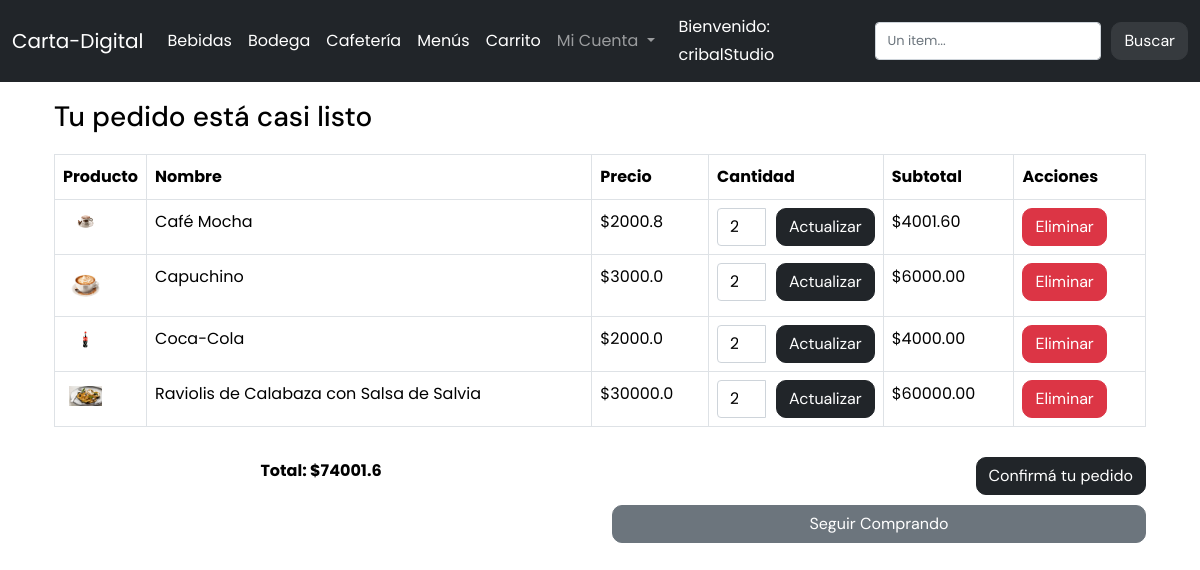
Screenshot of /carro/ (signed in) with the database file from the repository.
### carta/models.py (models this page shows, shortened)
class PedidoItem(models.Model):
    pedido = models.ForeignKey(Pedido, on_delete=models.CASCADE, related_name="pedido_item")
    item = models.ForeignKey(Item, on_delete=models.CASCADE)
    cantidad_seleccionada = models.IntegerField(null=False, default=1, verbose_name="Cantidad seleccionada")
    subtotal = models.DecimalField(max_digits=10, decimal_places=2, null=True, blank=True, verbose_name="Subtotal")

class Item(models.Model):
    nombre = models.CharField(max_length=50, null=False)
    precio = models.FloatField(null=False)
    cantidad_stock = models.IntegerField(null=False, verbose_name="Cantidad en stock")
    categoria = models.ForeignKey(Categoria, on_delete= models.CASCADE, null=True)
    foto = models.ImageField(blank=True, default="/empty.png", upload_to='items/',verbose_name="foto")

class Pedido(models.Model):
    items = models.ManyToManyField(Item, blank=True, related_name="items", through='PedidoItem')
    monto_total = models.FloatField(null=False, default=0, verbose_name="Monto total")
    fecha = models.DateTimeField(null=True, auto_now_add=True)  # Definido con auto_now_add para establecer la fecha automáticamente al crear un pedido
    cliente = models.ForeignKey(Cliente, null=True, on_delete=models.CASCADE)
    completado= models.BooleanField(default=False, null=True)
    def calcular_monto(self):
        monto_total = 0
        for item in self.pedido_item.all():
            monto_total += item.item.precio * item.cantidad_seleccionada
        self.monto_total = monto_total
        self.save(update_fields=['monto_total'])
        return monto_total

### carta/views/carro.py (the view)
# urls.py: path('carro/', VerPedidoView.as_view(), name='ver-carro'),
class VerPedidoView(TemplateView, LoginRequiredMixin):
    template_name = 'carro.html'
    login_url = '/users/login/'  # URL de tu página de inicio de sesión
    redirect_field_name = 'next'
    def dispatch(self, request, *args, **kwargs):
        if not request.user.is_authenticated:
            messages.warning(request, 'Por favor, inicie sesión para ver su carrito')
            return redirect(self.login_url + '?next=' + request.path)
        return super().dispatch(request, *args, **kwargs)
    def get_context_data(self, **kwargs):
        context = super().get_context_data(**kwargs)
        cliente = self.get_or_create_cliente(self.request)
        carrito = Pedido.objects.filter(cliente=cliente, completado=False).first()
        if carrito:
            items_carrito = carrito.pedido_item.all()
            total_carrito = carrito.calcular_monto()
        else:
            items_carrito = []
            total_carrito = 0
        context['carrito'] = carrito
        context['items_carrito'] = items_carrito
        context['total_carrito'] = total_carrito
        return context
    def get_or_create_cliente(self, request):
        cliente, _ = Cliente.objects.get_or_create(user=request.user)
        return cliente

### carta/templates/carro.html (shortened to what this page needs)
{% extends 'base.html' %}
{% block content %}
<div class="container mt-4">
    {% if items_carrito %}
    <h3 class="mb-4">Tu pedido está casi listo</h3>
    <div class="table-responsive">
        <table class="table table-bordered">
            <thead>
                <tr>
                    <th>Producto</th>
                    <th>Nombre</th>
                    <th>Precio</th>
                    <th>Cantidad</th>
                    <th>Subtotal</th>
                    <th>Acciones</th>
                </tr>
            </thead>
            <tbody>
                {% for item in items_carrito %}
                <tr>
                    <td style="width: 8%;"><img class="img-fluid" src="{{ item.item.foto.url }}" alt="Foto"/></td>
                    <td>{{ item.item.nombre }}</td>
                    <td>${{ item.item.precio }}</td>
                    <td style="width: 16%;">
                        <form method="post" action="{% url 'actualizar_cantidad' item.id %}">
                            <div class="input-group">
                                <input type="number" name="cantidad" value="{{ item.cantidad_seleccionada }}" min="1" max="{{ item.item.cantidad_stock }}" class="form-control">
                                <button type="submit" class="btn btn-primary ms-2">Actualizar</button>
                            </div>
                        </form>
                    </td>
                    <td>${{ item.subtotal }}</td>
                    <td>
                        <form method="post" action="{% url 'eliminar_del_pedido' item.id %}">
                            <button type="submit" class="btn btn-danger">Eliminar</button>
                        </form>
                    </td>
                </tr>
                {% endfor %}
            </tbody>
        </table>
    </div>
    <div class="row mt-4">
        <div class="col-md-6">
            <div class="total-carrito">
                <p class="fw-bold text-center">Total: ${{ total_carrito }}</p>
            </div>
        </div>
        <div class="col-md-6">
            <div class="text-end">
                <form method="post" action="{% url 'pagar-pedido' %}">
                    <button type="submit" class="btn btn-primary">Confirmá tu pedido</button>
                </form>
                <a href="{% url 'index' %}" class="btn btn-secondary mt-2 d-block">Seguir Comprando</a>
            </div>
        </div>
    </div>
    {% else %}
    <h3 class="text-muted">El carrito está vacío.</h3>
    {% endif %}
</div>
{% endblock %}

### carta/templates/navbar.html (shortened to what this page needs)
<nav class="navbar navbar-expand-lg bg-body-tertiary fixed-top navbar-dark bg-dark">
    <div class="container-fluid">
        <a class="navbar-brand" href="/">Carta-Digital</a>
        <div class="collapse navbar-collapse" id="navbarSupportedContent">
            <ul class="navbar-nav me-auto mb-2 mb-lg-0">
                <li class="nav-item">
                    <a class="nav-link active" href="/bebidas">Bebidas</a>
                </li>
                <li class="nav-item">
                    <a class="nav-link active" href="/bodega">Bodega</a>
                </li>
                <li class="nav-item">
                    <a class="nav-link active" href="/cafeteria">Cafetería</a>
                </li>
                <li class="nav-item">
                    <a class="nav-link active" href="/menus">Menús</a>
                </li>
                <li class="nav-item">
                    <a class="nav-link active" href="{% url 'ver-carro' %}">
                         Carrito
                    </a>
                </li>
                <li class="nav-item dropdown">
                    <a class="nav-link dropdown-toggle" href="#" role="button" data-bs-toggle="dropdown" aria-expanded="false">
                        Mi Cuenta
                    </a>
                </li>
            </ul>
            <div class="d-flex align-items-center">
                {% if user.is_authenticated %}
                    <span class="nav-link active text-white me-3">
                        Bienvenido: <span>{{ user.username }}</span>
                    </span>
                {% endif %}
                <form class="d-flex" role="search" method="POST" action="{% url 'search-view' %}">
                    <input class="form-control me-2" type="search" placeholder="Un item..." aria-label="Search" name="searched">
                    <button class="btn btn-outline-success active" type="submit">Buscar</button>
                </form>
            </div>
        </div>
    </div>
</nav>

### rows the page displays
PedidoItem: item.foto (picture), item.nombre "Café Mocha", item.precio "2000.8", cantidad "2", subtotal "4001.60"
PedidoItem: item.foto (picture), item.nombre "Capuchino", item.precio "3000.0", cantidad "2", subtotal "6000.00"
PedidoItem: item.foto (picture), item.nombre "Coca-Cola", item.precio "2000.0", cantidad "2", subtotal "4000.00"
PedidoItem: item.foto (picture), item.nombre "Raviolis de Calabaza con Salsa de Salvia", item.precio "30000.0", cantidad "2", subtotal "60000.00"
Pedido: monto_total "74001.6"

### other values shown
{{ user.username }} "cribalStudio"
